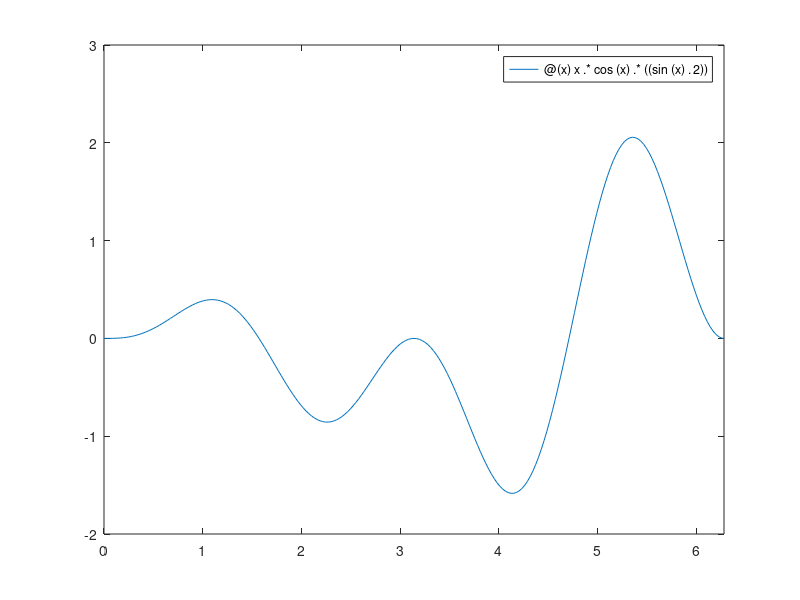

Here is the MATLAB script that generated this plot: (Note: this script raises an error after producing the figure.)
clear,clc,close all
f=@(x) x.*cos(x).*((sin(x).^2));
fplot(f,[0,2*pi])
hold on
Ints=1000;
Dom=linspace(0,2*pi,Ints);
Imm=f(Dom);
for i=1:Ints
    fprintf('x=%d; f(x)=%d\n',Dom(i),Imm(i))
end
[fxmax,nxmax]=miomax(Imm);
plot(Dom(nxmax),fxmax,'o');
fprintf('xmax=%d; f(xmax)=%d\n',Dom(nxmax),fxmax)
